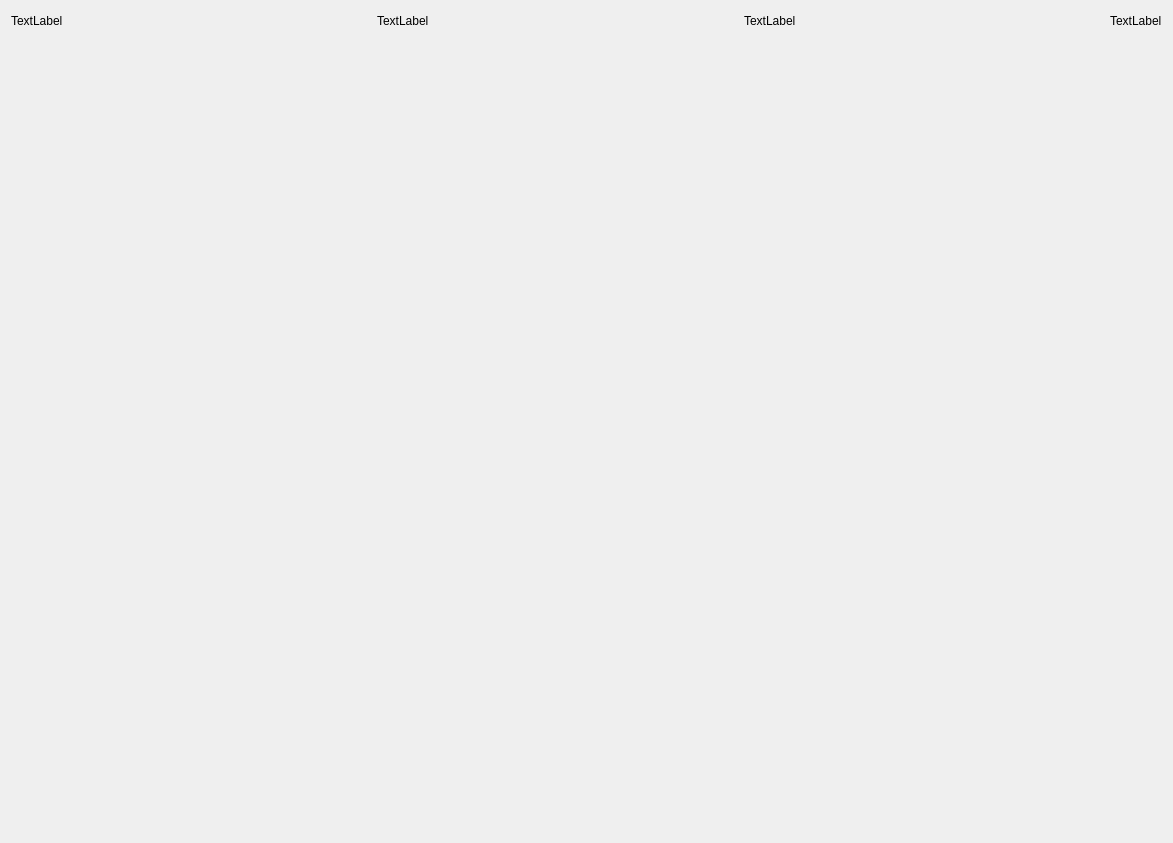
<?xml version="1.0" encoding="UTF-8"?>
<ui version="4.0">
 <class>SuperMarioClass</class>
 <widget class="QWidget" name="SuperMarioClass">
  <property name="geometry">
   <rect>
    <x>0</x>
    <y>0</y>
    <width>1173</width>
    <height>843</height>
   </rect>
  </property>
  <property name="windowTitle">
   <string>SuperMario</string>
  </property>
  <layout class="QGridLayout" name="gridLayout">
   <item row="1" column="0">
    <spacer name="verticalSpacer">
     <property name="orientation">
      <enum>Qt::Vertical</enum>
     </property>
     <property name="sizeHint" stdset="0">
      <size>
       <width>20</width>
       <height>789</height>
      </size>
     </property>
    </spacer>
   </item>
   <item row="0" column="0">
    <layout class="QHBoxLayout" name="horizontalLayout">
     <item>
      <widget class="QLabel" name="MARIO_label">
       <property name="text">
        <string>TextLabel</string>
       </property>
      </widget>
     </item>
     <item>
      <spacer name="horizontalSpacer">
       <property name="orientation">
        <enum>Qt::Horizontal</enum>
       </property>
       <property name="sizeHint" stdset="0">
        <size>
         <width>40</width>
         <height>20</height>
        </size>
       </property>
      </spacer>
     </item>
     <item>
      <widget class="QLabel" name="COIN_label">
       <property name="text">
        <string>TextLabel</string>
       </property>
      </widget>
     </item>
     <item>
      <spacer name="horizontalSpacer_3">
       <property name="orientation">
        <enum>Qt::Horizontal</enum>
       </property>
       <property name="sizeHint" stdset="0">
        <size>
         <width>40</width>
         <height>20</height>
        </size>
       </property>
      </spacer>
     </item>
     <item>
      <widget class="QLabel" name="WORLD_label">
       <property name="text">
        <string>TextLabel</string>
       </property>
      </widget>
     </item>
     <item>
      <spacer name="horizontalSpacer_2">
       <property name="orientation">
        <enum>Qt::Horizontal</enum>
       </property>
       <property name="sizeHint" stdset="0">
        <size>
         <width>40</width>
         <height>20</height>
        </size>
       </property>
      </spacer>
     </item>
     <item>
      <widget class="QLabel" name="TIME_label">
       <property name="text">
        <string>TextLabel</string>
       </property>
      </widget>
     </item>
    </layout>
   </item>
  </layout>
 </widget>
 <layoutdefault spacing="6" margin="11"/>
 <resources>
  <include location="SuperMario.qrc"/>
 </resources>
 <connections/>
</ui>
